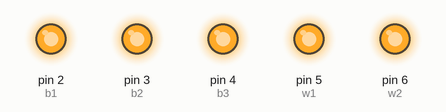
This sketch was run on a simulated Arduino Uno, built with avr-gcc and run on an emulated ATmega328P. Shown: output pins drawn as LEDs (lit = HIGH). Pins used as bus, display or sensor lines are not drawn.

Above: at 0.5 s.
At 1.5 s:
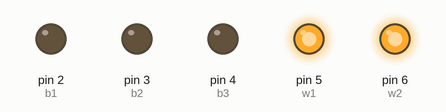
Timing chart, 0 to 3.0 s (numbered marks = the images above):
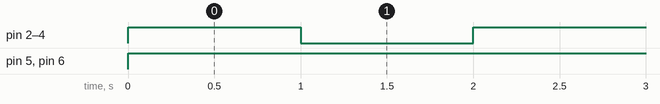

The sketch:

main.ino
```cpp
// Set var
// Blue led
const int b1 = 2;
const int b2 = 3;
const int b3 = 4;
// White led
const int w1 = 5;
const int w2 = 6;
// Red led
const int r1 = 7;
const int r2 = 8;
const int r3 = 9;

// Init the Arduino
void setup() {
    pinMode(b1, OUTPUT);
    pinMode(b2, OUTPUT);
    pinMode(b3, OUTPUT);
    pinMode(w1, OUTPUT);
    pinMode(w2, OUTPUT);
    pinMode(r1, OUTPUT);
    pinMode(r2, OUTPUT);
    pinMode(r3, OUTPUT);
}

// Loop
void loop() {
    step1();
    step2();
}

void step1() {
    digitalWrite(b1, HIGH);
    digitalWrite(b2, HIGH);
    digitalWrite(b3, HIGH);

    digitalWrite(w1, HIGH);
    digitalWrite(w2, HIGH);

    digitalWrite(r1, LOW);
    digitalWrite(r2, LOW);
    digitalWrite(r3, LOW);

    delay(1000);
}

void step2() {
    digitalWrite(b1, LOW);
    digitalWrite(b2, LOW);
    digitalWrite(b3, LOW);

    digitalWrite(w1, HIGH);
    digitalWrite(w2, HIGH);

    digitalWrite(r1, HIGH);
    digitalWrite(r2, HIGH);
    digitalWrite(r3, HIGH);

    delay(1000);
}
```

Measured:
- by itself, pin 2 (b1), pin 3 (b2), pin 4 (b3): alternates HIGH for 1.0 s and LOW for 1.0 s
- by itself, pin 5 (w1), pin 6 (w2): LOW → HIGH at 0.00 s
